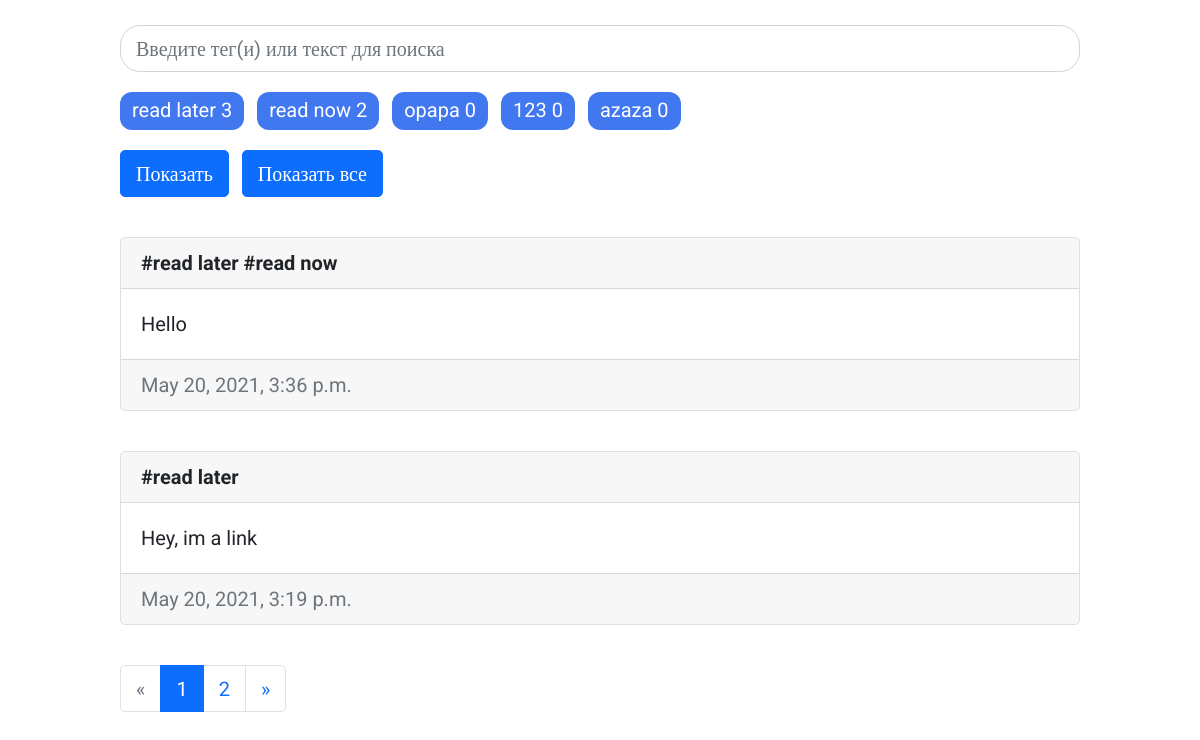
The page / on the database its author committed.
### bot_link/models.py (models this page shows, shortened)
class Tag(models.Model):
    tag_name = models.CharField(max_length=50, unique=True)
    class Meta:
        ordering = ['tag_name']

class Post(models.Model):
    post_text = models.TextField(db_index=True)
    tags = models.ManyToManyField('Tag', blank=True, related_name='posts')
    date_pub = models.DateTimeField(auto_now_add=True)
    class Meta:
        ordering = ['-date_pub']

### bot_link/views.py (the view)
# urls.py: path('', index, name='index_url')
def index(request):
    all_tags = Tag.objects.annotate(tag_count=Count('posts'))
    query_search = request.GET.get('search', '')
    query_list = request.GET.getlist('tag')
    all_posts = Post.objects.distinct()
    if query_search:
        all_posts = all_posts.filter(
            Q(post_text__icontains=query_search) | Q(tags__tag_name__icontains=query_search))
    if query_list:
        all_posts = all_posts.filter(tags__tag_name__in=query_list)
    paginator = Paginator(all_posts, 2)
    page_number = request.GET.get('page', 1)
    page = paginator.get_page(page_number)
    url = urlencode([('tag', i) for i in query_list] + [('search', query_search)])
    context = {'all_posts': page.object_list,
               'all_tags': all_tags,
               'page_obj': page,
               'query_list': query_list,
               'query_search': query_search,
               'url': url
               }
    return render(request, 'bot_link/index.html', context)

### bot_link/templates/bot_link/index.html (shortened to what this page needs)
<!DOCTYPE html>
<html lang="en">
<head>
    <link href="https://cdn.jsdelivr.net/npm/bootstrap@5.0.1/dist/css/bootstrap.min.css" rel="stylesheet"
>
    {%load static%}
    <link rel="stylesheet" href="{% static 'bot_link/style.css'%}">
</head>
<body>
<div class="wrapper">
        <div class="input-form">
            <form id="input-main">
                <input class="form-control" type="text" placeholder="Введите тег(и) или текст для поиска" {%if query_search%} value="{{query_search}}"{%endif%} name="search">
        <div id="checkboxes">
            {% for tag in all_tags%}
            <label class="whatever" for="r{{forloop.counter}}">{{tag.tag_name}} {{tag.tag_count}} </label>
            {%empty%}
            <strong>There is no tags</strong>
            {%endfor%}
        </div>
        <button type="submit" class="btn btn-primary">Показать</button>
    </form>
    <form>
        <button type="submit" class="btn btn-primary">Показать все</button>
    </form>
{% for post in all_posts %}
<div class="card text-left fade">
    <div class="card-header text-left">
        {% for tag in post.tags.all %}
        <strong>#{{tag.tag_name}}</strong>
        {% endfor %}
    </div>
    <div class="card-body">
        <p class="card-text">{{post.post_text}}</p>
    </div>
    <div class="card-footer text-muted">
        {{post.date_pub}}
    </div>
</div>
{%empty%}
<div class="alert alert-warning" role="alert">
  There is no posts...
</div>
{%endfor%}
{% include 'bot_link/includes/paginator.html'%}
</div>
</div>
 </body>

### bot_link/templates/bot_link/includes/paginator.html
{% if page_obj.has_other_pages%}
<nav aria-label="Page navigation example">
    <ul class="pagination">
        <li class="page-item {% if not page_obj.has_previous%}disabled{% endif %}">
            <a class="page-link" href="?{{url}}{%if page_obj.has_previous%}&page={{page_obj.previous_page_number}}{%endif%}" aria-label="Previous">
                <span aria-hidden="true">&laquo;</span>
            </a>
        </li>
        {% for n in page_obj.paginator.page_range %}
        {% if page_obj.number == n %}
        <li class="page-item active">
            <a class="page-link" href="?{%for tag in tag_list%}{{tag}}{%endfor%}{%if query_search%}search={{query_search}}&{%endif%}page={{n}}">{{n}}</a>
        </li>
        {% else %}
        <li class="page-item">
            <a class="page-link" href="?{%for tag in tag_list%}{{tag}}{%endfor%}{%if query_search%}search={{query_search}}&{%endif%}page={{n}}">{{n}}</a>
        </li>
        {% endif %}
        {% endfor %}
        <li class="page-item {% if not page_obj.has_next %} disabled {% endif %}">
            <a class="page-link" href="?{{url}}{%if page_obj.has_next%}&page={{page_obj.next_page_number}}{%endif%}" aria-label="Next">
                <span aria-hidden="true">&raquo;</span>
            </a>
        </li>
    </ul>
</nav>
{% endif %}

### bot_link/static/bot_link/style.css (style rules this page uses)
* { font-family: Roboto, sans-sarif, serif; font-size: 20px; }
form { display: inline; }
.card { margin-top: 40px; margin-bottom: 40px; }
.wrapper { width: 80%; margin: auto; }
nav { margin-top: 20px; }
#input-main input { display: block; margin-top: 25px; border-radius: 20px; margin-bottom: 20px; }
.btn { margin-right: 8px; }
.fade { animation: anime 1.25s ease forwards; }
.whatever { display: inline-block; background-color: #4178F0; border-radius: 12px; padding: 3px 12px 5px; color: white; margin-bottom: 20px; margin-right: 8px; }

### rows shown on the page
Tag: tag_name "read later", tag_count "3"
Tag: tag_name "read now", tag_count "2"
Tag: tag_name "opapa", tag_count "0"
Tag: tag_name "123", tag_count "0"
Tag: tag_name "azaza", tag_count "0"
Post: post_text "Hello", date_pub "May 20, 2021, 3:36 p.m."
Post: post_text "Hey, im a link", date_pub "May 20, 2021, 3:19 p.m."

### other values the page prints
{{ n }} "1"
{{ n }} "2"
